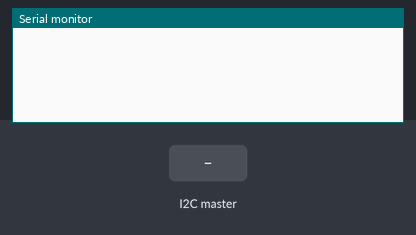
This sketch was run on a simulated Arduino Uno, built with avr-gcc and run on an emulated ATmega328P. Shown: the last lines printed to the serial monitor. The test bench sets the inputs (shaded band).

Above: at 1.2 s.
1.3 s: the I2C master sends the byte 1
At 2.1 s:
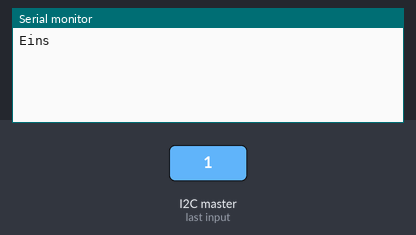
2.8 s: the I2C master sends the byte 2
At 4.2 s:
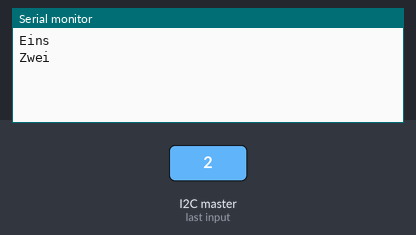

Measured:
- after the input at 1.3 s, the serial monitor: prints a new line at once (image 1)
- after the input at 2.8 s, the serial monitor: prints a new line at once (image 2)

The sketch:

nano_i2c_to_blink.ino
```cpp
#include <Wire.h>
#define I2C_ADDRESS 0x04

#define LED LED_BUILTIN

void blink_once(int wait_ms) {
  digitalWrite(LED, HIGH);
  delay(wait_ms);
  digitalWrite(LED, LOW);
  delay(wait_ms);
}

void blink_twice(int wait_ms) {
  digitalWrite(LED, HIGH);
  delay(wait_ms);
  digitalWrite(LED, LOW);
  delay(wait_ms);
  digitalWrite(LED, HIGH);
  delay(wait_ms);
  digitalWrite(LED, LOW);
  delay(wait_ms);
}

void receiveEvent(int howMany) {
  while(Wire.available()) {
    int b = static_cast<int>(Wire.read());
    //char b = Wire.read();
    if (b == 1) {
      blink_once(500);
      Serial.println("Eins");
    } else if(b == 2) {
      Serial.println("Zwei");
      blink_twice(500);
      blink_twice(500);
    }
  }
}

void setup() {
  // put your setup code here, to run once:
  Wire.begin(I2C_ADDRESS);
  Wire.onReceive(receiveEvent);

  Serial.begin(115200);
}

void loop() {
  // put your main code here, to run repeatedly:
  delay(100);

}
```
